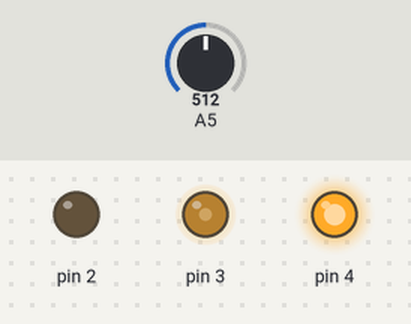
This sketch was run on a simulated Arduino Uno, built with avr-gcc and run on an emulated ATmega328P. Parts: output pins drawn as LEDs (lit = HIGH). The test bench sets the inputs (shaded band); at power-on: A5 = 512. What the sketch prints to the serial monitor is not drawn.

Above: at 1.2 s.
1.3 s: A5 set to 607
2.8 s: A5 set to 627
At 4.0 s:
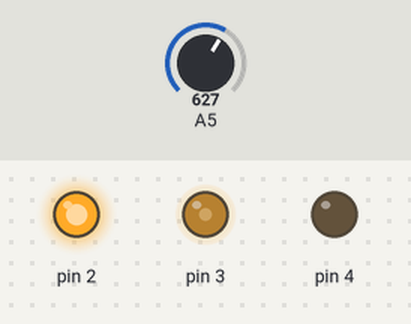
4.3 s: A5 set to 511
At 5.2 s:
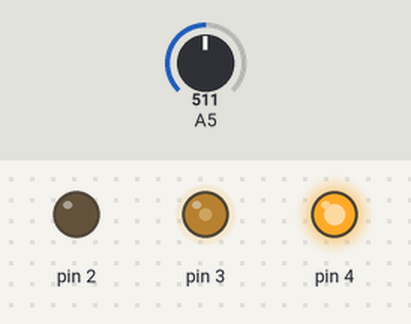
5.8 s: A5 set to 420
7.3 s: A5 set to 397
At 8.7 s:
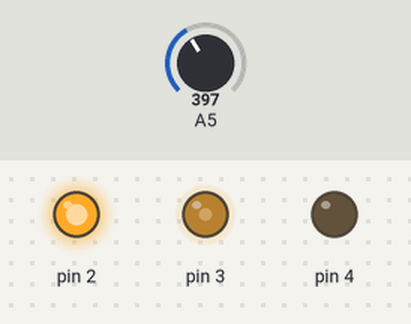
Timing chart, 0 to 9.8 s (numbered marks = the images above; inputs shaded):
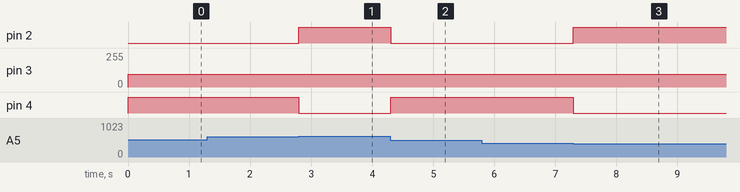

Measured:
- the behaviour switches between 618 and 619 on A5 (found by bisection; images 0 and 1)
- the behaviour switches between 406 and 405 on A5 (found by bisection; images 2 and 3)
- after the input at 2.8 s, pin 2: LOW → HIGH at once; pin 4: HIGH → LOW at once
- after the input at 4.3 s, pin 2: HIGH → LOW at once; pin 4: LOW → HIGH at once
- after the input at 7.3 s, pin 2: LOW → HIGH at once; pin 4: HIGH → LOW at once

The sketch:

forge6code.ino.ino
```cpp
void setup() {

 // Configuration : Broche ENA sur pin 3 (PWM) broche IN1 sur pin 2
pinMode(3,OUTPUT);
pinMode(2,OUTPUT);
pinMode(4,OUTPUT);
Serial.begin(9600);

}

void loop() {

/*
  Serial.print(analogRead(A1));
  Serial.print(" and reading two ");
  Serial.print(analogRead(A2));
    Serial.print(" and reading three ");
     Serial.print(analogRead(A5));
  Serial.println();
  */

int rawValue = analogRead(A5);  // Read raw analog value
int mappedValue = map(rawValue, 512, 1023, 0, 255);  // Map to 0-255

// Apply a quadratic function to reduce sensitivity at the beginning
int pwmValue = (mappedValue * mappedValue) / 255;  // Quadratic scaling (pwmValue grows slower at first)

// Ensure pwmValue stays within the 0-255 range
pwmValue = constrain(pwmValue, -255, 255);

if (pwmValue > 10) {  // Increased threshold to reduce sensitivity
  digitalWrite(2, HIGH);
  digitalWrite(4, LOW);
} else {
  digitalWrite(4, HIGH);
  digitalWrite(2, LOW);
}

Serial.println(pwmValue);  // Print the processed PWM value for debugging
analogWrite(3, 97);  // Use the scaled PWM value

}
void debug(){

  digitalWrite(2,HIGH);
  for(unsigned char i = 0; i<255;i++){
    analogWrite(3,i);
    delay(20);
  }
    for(unsigned char i = 255; i>0;i--){
    analogWrite(3,i);
    delay(20);
  }


}
```
